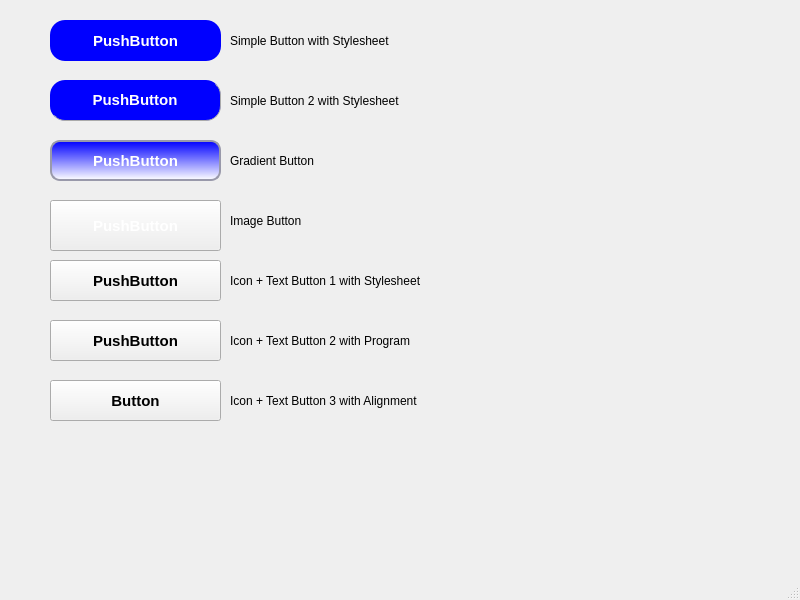
<?xml version="1.0" encoding="UTF-8"?>
<ui version="4.0">
 <class>MainWindow</class>
 <widget class="QMainWindow" name="MainWindow">
  <property name="geometry">
   <rect>
    <x>0</x>
    <y>0</y>
    <width>800</width>
    <height>600</height>
   </rect>
  </property>
  <property name="windowTitle">
   <string>MainWindow</string>
  </property>
  <widget class="QWidget" name="centralwidget">
   <widget class="QPushButton" name="pushButton">
    <property name="geometry">
     <rect>
      <x>50</x>
      <y>20</y>
      <width>171</width>
      <height>41</height>
     </rect>
    </property>
    <property name="font">
     <font>
      <family>Arial</family>
      <pointsize>11</pointsize>
      <weight>75</weight>
      <bold>true</bold>
     </font>
    </property>
    <property name="styleSheet">
     <string notr="true">background-color: blue;
color: white;
border-radius: 15px;</string>
    </property>
    <property name="text">
     <string>PushButton</string>
    </property>
   </widget>
   <widget class="QPushButton" name="pushButton_2">
    <property name="geometry">
     <rect>
      <x>50</x>
      <y>80</y>
      <width>171</width>
      <height>41</height>
     </rect>
    </property>
    <property name="font">
     <font>
      <family>Arial</family>
      <pointsize>11</pointsize>
      <weight>75</weight>
      <bold>true</bold>
     </font>
    </property>
    <property name="styleSheet">
     <string notr="true">QPushButton{
        border-radius: 15px;
		border-right: 1px solid #aaaaaa;
		border-bottom: 1px solid #aaaaaa;

}

QPushButton:enabled {
		background-color: blue;
		color: white;
}

QPushButton:pressed {
		background-color: #0d2f72;
		color: #fffffe;
}


QPushButton:hover:!pressed {
		background-color: #E1F4FF;
		color: #0c2f70;
}

QPushButton:disabled {
		background-color: #aaaaaa;
		color: #ffffff;
}
</string>
    </property>
    <property name="text">
     <string>PushButton</string>
    </property>
   </widget>
   <widget class="QPushButton" name="pushButton_3">
    <property name="geometry">
     <rect>
      <x>50</x>
      <y>140</y>
      <width>171</width>
      <height>41</height>
     </rect>
    </property>
    <property name="font">
     <font>
      <family>Arial</family>
      <pointsize>11</pointsize>
      <weight>75</weight>
      <bold>true</bold>
     </font>
    </property>
    <property name="styleSheet">
     <string notr="true">QPushButton {
	border-style: solid;
	border-width: 2px;
	border-color: #9999aa;
	border-radius: 10px;
	color: white;
	background-color: qlineargradient(spread:pad, x1:0.5, y1:0, x2:0.5, y2:1, stop:0 rgba(0, 0, 255, 255), stop:1 rgba(255, 255, 255, 255));
}

QPushButton:enabled {
	background-color: qlineargradient(spread:pad, x1:0.5, y1:0, x2:0.5, y2:1, stop:0 rgba(0, 0, 255, 255), stop:1 rgba(255, 255, 255, 255));
		color: white;
}

QPushButton:pressed {
	background-color: qlineargradient(spread:pad, x1:0.5, y1:0, x2:0.5, y2:1, stop:0 rgba(0, 255, 255, 255), stop:1 rgba(255, 255, 255, 255));
		color: #fffffe;
}


QPushButton:hover:!pressed {
	background-color: qlineargradient(spread:pad, x1:0.5, y1:0, x2:0.5, y2:1, stop:0 rgba(255, 0, 255, 255), stop:1 rgba(255, 255, 255, 255));
		color: #0c2f70;
}

QPushButton:disabled {
		background-color: #aaaaaa;
		color: #ffffff;
}
</string>
    </property>
    <property name="text">
     <string>PushButton</string>
    </property>
   </widget>
   <widget class="QPushButton" name="pushButton_4">
    <property name="geometry">
     <rect>
      <x>50</x>
      <y>200</y>
      <width>171</width>
      <height>51</height>
     </rect>
    </property>
    <property name="font">
     <font>
      <family>Arial</family>
      <pointsize>11</pointsize>
      <weight>75</weight>
      <bold>true</bold>
     </font>
    </property>
    <property name="styleSheet">
     <string notr="true">QPushButton {
	border-image: url(:/button.png);
	color: white;
}</string>
    </property>
    <property name="text">
     <string>PushButton</string>
    </property>
   </widget>
   <widget class="QPushButton" name="pushButton_5">
    <property name="geometry">
     <rect>
      <x>50</x>
      <y>260</y>
      <width>171</width>
      <height>41</height>
     </rect>
    </property>
    <property name="font">
     <font>
      <family>Arial</family>
      <pointsize>11</pointsize>
      <weight>75</weight>
      <bold>true</bold>
     </font>
    </property>
    <property name="styleSheet">
     <string notr="true">QPushButton {
	qproperty-icon: url(:/setup.png);
	qproperty-iconSize: 30px 30px;
	text-align: center;
	color: black;
}</string>
    </property>
    <property name="text">
     <string>PushButton</string>
    </property>
   </widget>
   <widget class="QPushButton" name="pushButton_6">
    <property name="geometry">
     <rect>
      <x>50</x>
      <y>320</y>
      <width>171</width>
      <height>41</height>
     </rect>
    </property>
    <property name="font">
     <font>
      <family>Arial</family>
      <pointsize>11</pointsize>
      <weight>75</weight>
      <bold>true</bold>
     </font>
    </property>
    <property name="text">
     <string>PushButton</string>
    </property>
   </widget>
   <widget class="CButtonIcon" name="pushButton_7">
    <property name="geometry">
     <rect>
      <x>50</x>
      <y>380</y>
      <width>171</width>
      <height>41</height>
     </rect>
    </property>
    <property name="font">
     <font>
      <family>Arial</family>
      <pointsize>11</pointsize>
      <weight>75</weight>
      <bold>true</bold>
     </font>
    </property>
    <property name="text">
     <string>Button</string>
    </property>
   </widget>
   <widget class="QLabel" name="label">
    <property name="geometry">
     <rect>
      <x>230</x>
      <y>30</y>
      <width>321</width>
      <height>21</height>
     </rect>
    </property>
    <property name="text">
     <string>Simple Button with Stylesheet</string>
    </property>
   </widget>
   <widget class="QLabel" name="label_2">
    <property name="geometry">
     <rect>
      <x>230</x>
      <y>90</y>
      <width>321</width>
      <height>21</height>
     </rect>
    </property>
    <property name="text">
     <string>Simple Button 2 with Stylesheet</string>
    </property>
   </widget>
   <widget class="QLabel" name="label_3">
    <property name="geometry">
     <rect>
      <x>230</x>
      <y>150</y>
      <width>321</width>
      <height>21</height>
     </rect>
    </property>
    <property name="text">
     <string>Gradient Button</string>
    </property>
   </widget>
   <widget class="QLabel" name="label_4">
    <property name="geometry">
     <rect>
      <x>230</x>
      <y>210</y>
      <width>321</width>
      <height>21</height>
     </rect>
    </property>
    <property name="text">
     <string>Image Button</string>
    </property>
   </widget>
   <widget class="QLabel" name="label_5">
    <property name="geometry">
     <rect>
      <x>230</x>
      <y>270</y>
      <width>321</width>
      <height>21</height>
     </rect>
    </property>
    <property name="text">
     <string>Icon + Text Button 1 with Stylesheet</string>
    </property>
   </widget>
   <widget class="QLabel" name="label_6">
    <property name="geometry">
     <rect>
      <x>230</x>
      <y>330</y>
      <width>321</width>
      <height>21</height>
     </rect>
    </property>
    <property name="text">
     <string>Icon + Text Button 2 with Program</string>
    </property>
   </widget>
   <widget class="QLabel" name="label_7">
    <property name="geometry">
     <rect>
      <x>230</x>
      <y>390</y>
      <width>321</width>
      <height>21</height>
     </rect>
    </property>
    <property name="text">
     <string>Icon + Text Button 3 with Alignment</string>
    </property>
   </widget>
  </widget>
  <widget class="QMenuBar" name="menubar">
   <property name="geometry">
    <rect>
     <x>0</x>
     <y>0</y>
     <width>800</width>
     <height>21</height>
    </rect>
   </property>
  </widget>
  <widget class="QStatusBar" name="statusbar"/>
 </widget>
 <customwidgets>
  <customwidget>
   <class>CButtonIcon</class>
   <extends>QPushButton</extends>
   <header>ButtonIcon.h</header>
  </customwidget>
 </customwidgets>
 <resources/>
 <connections/>
</ui>
